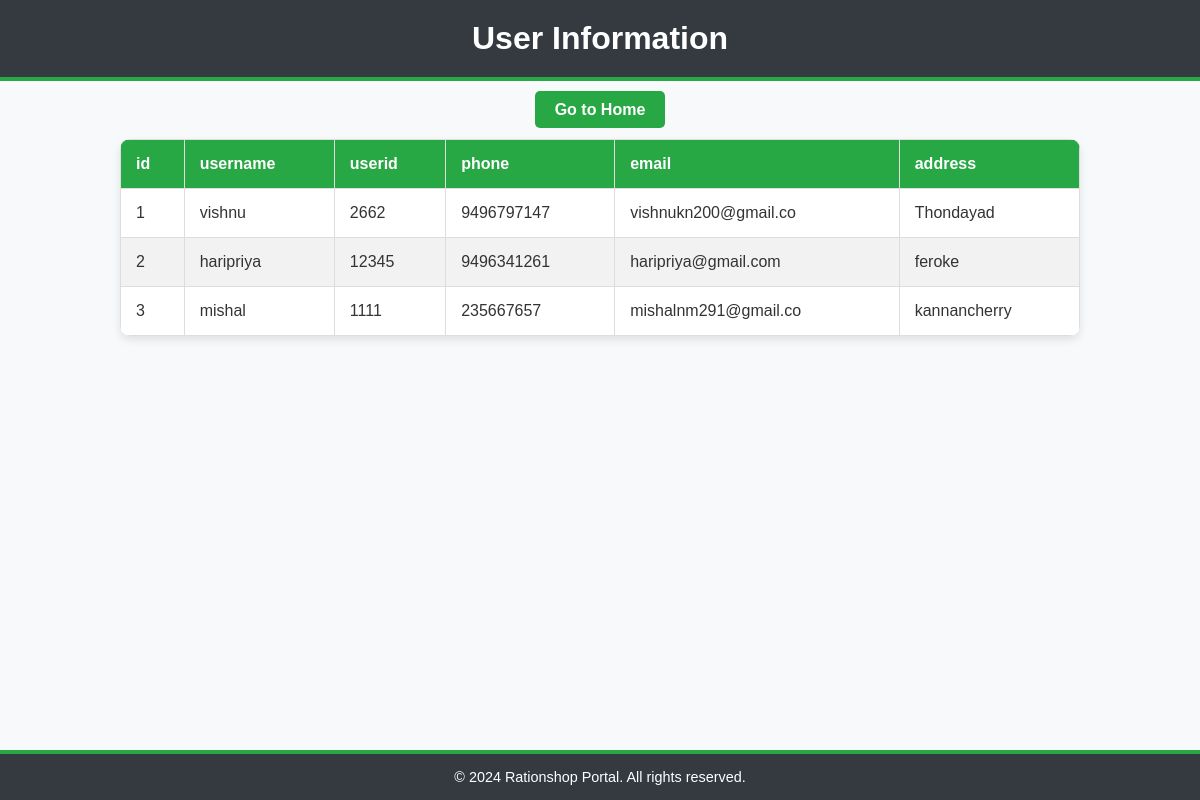
Page /app/adminusertable/ on the committed database.
### app/models.py (models this page shows)
class User(models.Model):
    username=models.CharField(max_length=20,null=True,blank=True)
    userid=models.CharField(max_length=20,null=True,blank=True)
    phone=models.CharField(max_length=20,null=True,blank=True)
    email=models.CharField(max_length=20,null=True,blank=True)
    address=models.CharField(max_length=20,null=True,blank=True)

### app/views.py (the view)
# urls.py: path('adminusertable/',Adminusertable.as_view()),
class Adminusertable(View):
    def get(self,request):
        xyz=User.objects.all()
        return render(request,"adminusertable.html",{'x':xyz})

### templates/adminusertable.html (shortened to what this page needs)
<!DOCTYPE html>
<html lang="en">
<head>
</head>
<body>
    <header>
        <h2>User Information</h2>
    </header>
    <div class="action-buttons">
        <a href="/app/admindashboard/">Go to Home</a>
    </div>
    <table>
        <thead>
            <tr>
                <th>id</th>
                <th>username</th>
                <th>userid</th>
                <th>phone</th>
                <th>email</th>
                <th>address</th>
            </tr>
        </thead>
        <tbody>
            {% for i in x %}
            <tr>
                <td>{{ forloop.counter }}</td>
                <td>{{i.username}}</td>
                <td>{{i.userid}}</td>
                <td>{{i.phone}}</td>
                <td>{{i.email}}</td>
                <td>{{i.address}}</td>
            </tr>
            {% endfor %}
        </tbody>
    </table>
    <footer>
        <p>&copy; 2024 Rationshop Portal. All rights reserved.</p>
    </footer>
</body>
</html>

### templates/adminusertable.html (style rules this page uses)
body { font-family: Arial, sans-serif; margin: 0; padding: 0; background-color: #f8f9fa; color: #333; }
header { background-color: #343a40; color: white; padding: 20px; text-align: center; border-bottom: 4px solid #28a745; }
header h2 { margin: 0; font-size: 2em; }
.action-buttons { text-align: center; margin: 20px 0; }
.action-buttons a { text-decoration: none; color: white; background-color: #28a745; padding: 10px 20px; margin: 10px; border-radius: 5px; font-size: 1em; font-weight: bold; transition: transform 0.3s ease, background-color 0.3s ease; }
table { width: 80%; border-collapse: collapse; margin: 20px auto; font-size: 1em; background-color: #fff; box-shadow: 0 4px 8px rgba(0, 0, 0, 0.1); border-radius: 10px; overflow: hidden; }
th, td { padding: 15px; text-align: left; border: 1px solid #ddd; }
th { background-color: #28a745; color: white; }
tr:nth-child(even) { background-color: #f2f2f2; }
footer { background-color: #343a40; color: #ffffff; text-align: center; padding: 15px 0; position: fixed; bottom: 0; width: 100%; font-size: 0.9em; border-top: 4px solid #28a745; }
footer p { margin: 0; }

### rows in the picture
User: username "vishnu", userid "2662", phone "9496797147", email "vishnukn200@gmail.co", address "Thondayad"
User: username "haripriya", userid "12345", phone "9496341261", email "haripriya@gmail.com", address "feroke"
User: username "mishal", userid "1111", phone "235667657", email "mishalnm291@gmail.co", address "kannancherry"
